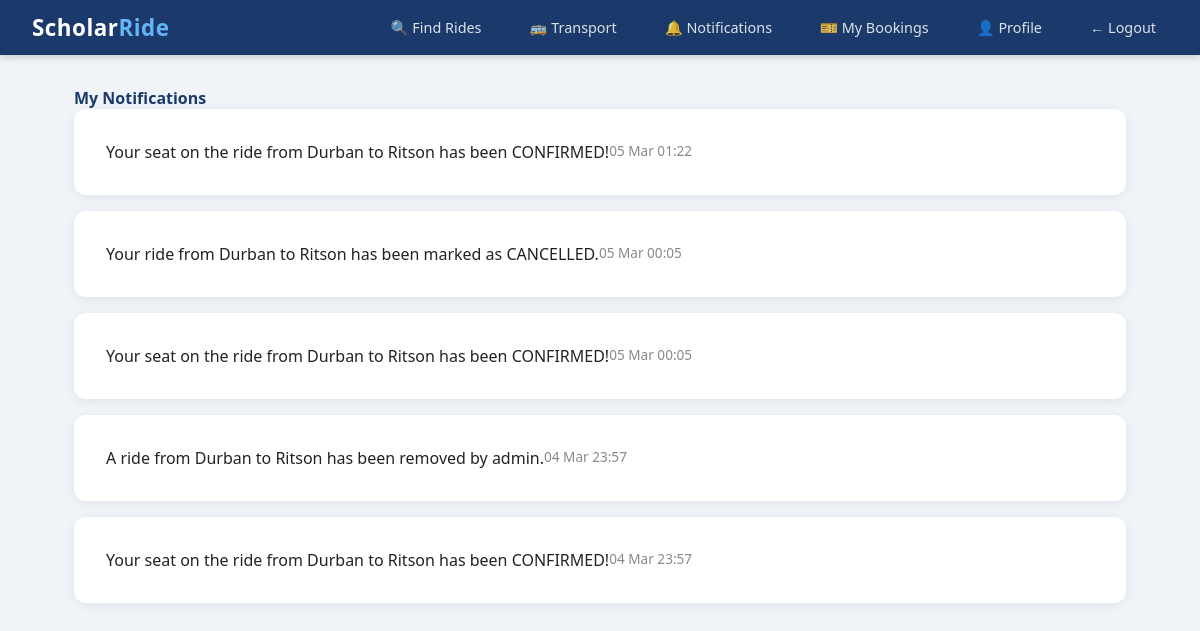
Screenshot of /notifications (signed in) with the database file from the repository.
### scholar_ride/models.py (models this page shows)
class Notification(db.Model):
    id = db.Column(db.Integer, primary_key=True)
    user_id = db.Column(db.Integer, db.ForeignKey('user.id'), nullable=False)
    message = db.Column(db.Text, nullable=False)
    is_read = db.Column(db.Boolean, default=False)
    created_at = db.Column(db.DateTime, default=datetime.utcnow)

### scholar_ride/routes/notifications.py (the view)
@notifications.route('/notifications')
@login_required
def index():
    notifs = Notification.query.filter_by(
        user_id=current_user.id
    ).order_by(Notification.created_at.desc()).all()
    for n in notifs:
        n.is_read = True
    db.session.commit()
    return render_template('notifications.html', notifications=notifs)

### scholar_ride/models.py (called while the page is built)
@login_manager.user_loader
def load_user(user_id):
    return User.query.get(int(user_id))

### scholar_ride/templates/notifications.html (shortened to what this page needs)
{% extends "base.html" %}
{% block content %}
<h4 style="color:#1B3A6B;" class="mb-4">
     My Notifications
</h4>
{% if notifications %}
    {% for notif in notifications %}
    <div class="card mb-2 p-3 {% if not notif.is_read %}border-start border-primary border-3{% endif %}">
        <div class="d-flex justify-content-between">
            <p class="mb-0">
                {{ notif.message }}
            </p>
            <small class="text-muted ms-3 text-nowrap">
                {{ notif.created_at.strftime('%d %b %H:%M') }}
            </small>
        </div>
    </div>
    {% endfor %}
{% else %}
    <div class="text-center mt-5">
        <i class="bi bi-bell-slash" style="font-size:4rem; color:#ccc;"></i>
        <p class="text-muted mt-3">No notifications yet.</p>
    </div>
{% endif %}
{% endblock %}

### scholar_ride/templates/base.html (style rules this page uses)
*, *::before, *::after { box-sizing: border-box; margin: 0; padding: 0; }
body { font-family: 'Segoe UI', Tahoma, Geneva, Verdana, sans-serif; background: #f0f4f8; color: #222; }
.card { background: white; border-radius: 12px; box-shadow: 0 2px 12px rgba(0,0,0,0.07); padding: 2rem; margin-bottom: 1.5rem; }
.text-muted { color: #888; font-size: 0.85rem; }
.mb-2 { margin-bottom: 1rem; }
.d-flex { display: flex; }

### rows the page displays
Notification: message "Your seat on the ride from Durban to Ritson has been CONFIRMED!", created_at "05 Mar 01:22"
Notification: message "Your ride from Durban to Ritson has been marked as CANCELLED.", created_at "05 Mar 00:05"
Notification: message "Your seat on the ride from Durban to Ritson has been CONFIRMED!", created_at "05 Mar 00:05"
Notification: message "A ride from Durban to Ritson has been removed by admin.", created_at "04 Mar 23:57"
Notification: message "Your seat on the ride from Durban to Ritson has been CONFIRMED!", created_at "04 Mar 23:57"
